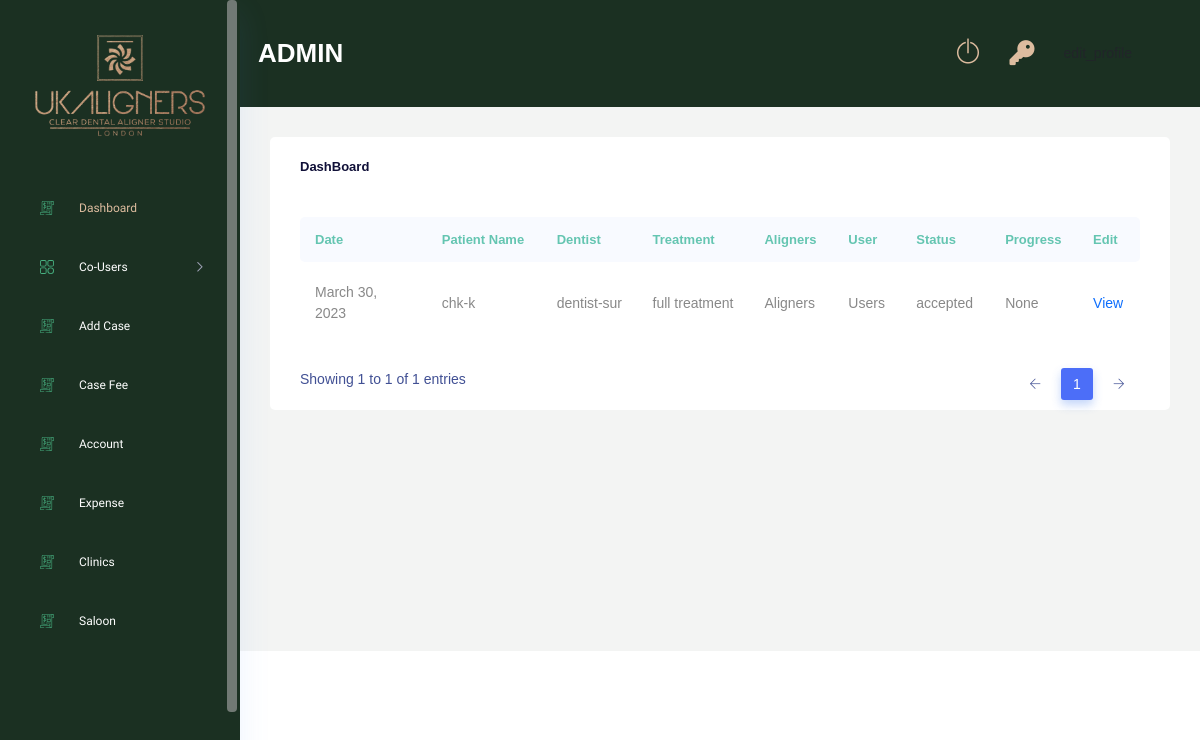
/dashboard/ (signed in), run on an earlier commit of the app's database.
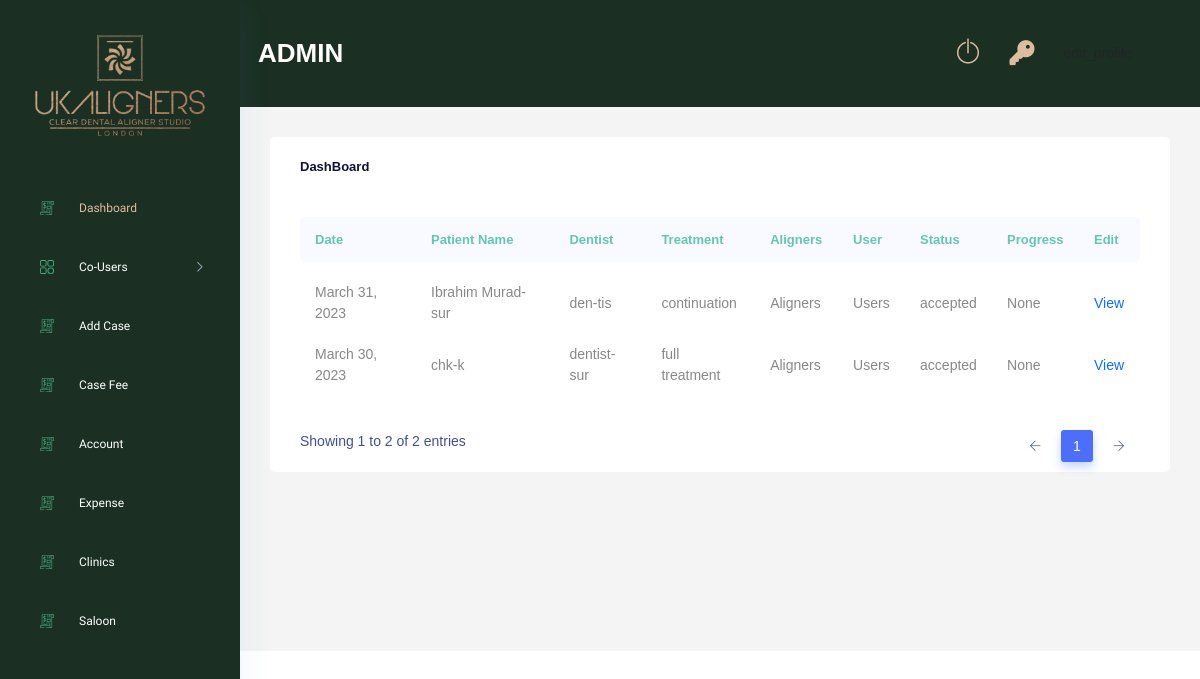
And on a later commit of the database.
### Users/models.py (models this page shows, shortened)
class Account(AbstractBaseUser):
    email 					= models.EmailField(verbose_name="email", max_length=60, unique=True)
    username 				= models.CharField(max_length=130)
    date_joined				= models.DateTimeField(verbose_name='date joined', auto_now_add=True)
    last_login				= models.DateTimeField(verbose_name='last login', auto_now=True)
    is_active				= models.BooleanField(default=True)
    is_staff				= models.BooleanField(default=False)
    is_superuser			= models.BooleanField(default=False)
    is_admin				= models.BooleanField(default=False)
    is_manager   			= models.BooleanField(default=False)
    is_planner   			= models.BooleanField(default=False)
    is_technician   		= models.BooleanField(default=False)
    is_dentist      		= models.BooleanField(default=False)
    is_salon           		= models.BooleanField(default=False)
    is_individual     		= models.BooleanField(default=False)
    is_clinic        		= models.BooleanField(default=False)
    hide_email				= models.BooleanField(default=True)
    USERNAME_FIELD = 'email'
    REQUIRED_FIELDS = ['username']
    objects = MyAccountManager()

### Case/models.py (models this page shows, shortened)
class Case(models.Model):
    GENDER_CHOICES = (
        ("male","male"),
        ("female","female"),
        ("other","other")
        )
    ORTHODONTIC_CHOICES = (
        ("yes","yes"),
        ("no","no")
        )
    TREATMENT_REQUIRED_CHOICES = (
        ("full treatment","full treatment"),
        ("continuation","continuation"),
        ("refinement","refinement"),
        ("retainer","retainer")
    )
    OPTIONAL_TREATMENT = (
        ("replacement","replacement"),
        ("mouthguard","mouthguard"),
        ("smile design","smile design")
    )
    SECTION_CHOICES = (
        ("both arches","both arches"),
        ("upper only","upper only"),
        ("lower only","lower only")
    )
    TREATMENT_CHOICES = (
        ("essential","essential"),
        ("advance","advance"),
        ("comprehensive","comprehensive")
    )
    clinic                          = models.ForeignKey(Clinic, on_delete=models.DO_NOTHING,null=True,blank=True)
    dentist                         = models.ForeignKey(Dentist, on_delete=models.DO_NOTHING, null=True, blank=True)
    saloon_owner                    = models.ForeignKey(Saloon_owner, on_delete=models.DO_NOTHING, null=True, blank=True)
    saloon                          = models.ForeignKey(Saloon, on_delete=models.DO_NOTHING, null=True, blank=True)
    name                            = models.CharField(max_length=250)
    surname                         = models.CharField(max_length=250,null=True, blank=True)
    gender                          = models.CharField(max_length=50,choices=GENDER_CHOICES)
    age                             = models.IntegerField(null=True, blank=True)
    treatment_required              = models.CharField(max_length=100,choices=TREATMENT_REQUIRED_CHOICES)
    optional_treatment              = models.CharField(max_length=100,choices=OPTIONAL_TREATMENT, null=True, blank=True)
    orthodontic_treatment_past      = models.CharField(max_length=10,null=True, blank=True, choices=ORTHODONTIC_CHOICES)
    section                         = models.CharField(max_length=250,null=True, blank=True, choices=SECTION_CHOICES)
    treatment_type                  = models.CharField(max_length=250,null=True, blank=True, choices=TREATMENT_CHOICES)
    upper_jaw                       = models.FileField(upload_to="upper_jaws",null=True, blank=True)
    lower_jaw                       = models.FileField(upload_to="lower_jaws",null=True, blank=True)
    rquest_collection               = models.BooleanField(default=False)
    additional_information          = models.TextField(null=True, blank=True)
    planner                         = models.ForeignKey(Planner,on_delete=models.DO_NOTHING, null=True, blank=True)
    technician                      = models.ForeignKey(Technician,on_delete=models.DO_NOTHING, null=True, blank=True)
    status                          = models.CharField(max_length=250, default="new", null=True, blank=True)
    ortho_id                        = models.CharField(max_length=255, null=True, blank=True)
    aligners_upper                  = models.IntegerField(null=True, blank=True)
    aligners_lower                  = models.IntegerField(null=True, blank=True)
    retainer_upper                  = models.IntegerField(null=True, blank=True)
    retainer_lower                  = models.IntegerField(null=True, blank=True)
    treatment_plan_upper            = models.IntegerField(null=True, blank=True)
    treatment_plan_lower            = models.IntegerField(null=True, blank=True)
    duration                        = models.IntegerField(null=True, blank=True)
    progress                        = models.CharField(max_length=255, null=True, blank=True)
    created_at                      = models.DateField(auto_now_add=True, null=True)
    fee_cleared                     = models.BooleanField(default=False)
    totel_fee                       = models.FloatField(default=0.0,null=True,blank=True)
    manager_paid                    = models.BooleanField(default=False)
    planner_paid                    = models.BooleanField(default=False)
    technician_paid                 = models.BooleanField(default=False)
    refinement                      = models.IntegerField(default=0)
    class Meta:
        verbose_name_plural = "Cases"

### DentistRoll/models.py (models this page shows)
class Dentist(models.Model):
    user                    = models.OneToOneField(Users, on_delete=models.CASCADE)
    surname                 = models.CharField(max_length=150,null=True,blank=True)
    number                  = models.CharField(max_length=150,null=True,blank=True)
    clinic                  = models.ManyToManyField(Clinic)
    manager                 = models.ForeignKey(Manager, on_delete=models.DO_NOTHING, null=True, blank=True)
    discount                = models.IntegerField(null=True, blank=True)
    class Meta:
        verbose_name_plural = "Dentists"
    def __str__(self):
        return self.user.username

### AdminRoll/views.py (the view)
# urls.py: path('dashboard/',views.admin_dashboard, name='admin_dashboard'),
@login_required(login_url='login')
def admin_dashboard(request):
    if request.user.is_admin:
        case_list = Case.objects.all().order_by('-id')
        context = {
            'case_list':case_list
        }
        return render(request,'adminRoll/dashboard.html',context)
    return redirect('login')

### AdminRoll/templates/adminRoll/dashboard.html (shortened to what this page needs)
{% extends 'base.html' %}
{% load static %}
{% block content %}
<div class="main_content_iner ">
    <div class="container-fluid p-0">
        <div class="row justify-content-center">
            <div class="col-lg-12">
                <div class="white_card card_height_100 mb_30">
                    <div class="white_card_header">
                        <div class="box_header m-0">
                            <div class="main-title">
                                <h3 class="m-0">DashBoard</h3>
                            </div>
                        </div>
                    </div>
                    <div class="white_card ">
                        <div class="QA_section plr_30">
                            <div class="QA_table mb_30">
                                <table class="table lms_table_active ">
                                    <thead>
                                        <tr>
                                            <th scope="col">Date</th>
                                            <th scope="col">Patient Name</th>
                                            <th scope="col">Dentist</th>
                                            <th scope="col">Treatment</th>
                                            <th scope="col">Aligners</th>
                                            <th scope="col">User</th>
                                            <th scope="col">Status</th>
                                            <th scope="col">Progress</th>
                                            <th scope="col">Edit</th>
                                        </tr>
                                    </thead>
                                    <tbody>
                                        {% for case in case_list %}
                                        {% if case.status == 'new' %}
                                        <tr class="new-case-tr">
                                        {% else %}
                                        <tr>
                                        {% endif %}
                                            <td>{{ case.created_at }}</td>
                                            <td>
                                                <div class="custom_tooltip">
                                                    {{ case.name }}-{{ case.surname }}
                                                  </div>
                                            </td>
                                            <td>
                                                <div class="custom_tooltip">{{ case.dentist }}-{{ case.dentist.surname }}
                                                  </div>
                                            </td>
                                            <td>
                                                <div class="custom_tooltip">{{ case.treatment_required }}
                                                  </div>
                                            </td>
                                            <td>
                                                <div class="custom_tooltip">Aligners
                                                  </div>
                                            </td>
                                            <td>
                                                <div class="custom_tooltip">Users
                                                  </div>
                                            </td>
                                            <td>{{ case.status }}</td>
                                            <td>{{ case.progress }}</td>
                                            <td>
                                                {% if case.status == "new" %}
                                                <a href="{% url 'DentistRoll:edit_case' case.id %}">View</a>
                                                {% elif case.status == "waiting acceptance" %}
                                                <a href="{% url 'DentistRoll:waiting_case_details' case.id %}">View</a>
                                                {% elif case.status == "accepted" %}
                                                <a href="{% url 'AdminRoll:case_accepted' case.id %}">View</a>
                                                {% elif case.status == "treatment" %}
                                                <a href="{% url 'AdminRoll:case_treatment' case.id %}">View</a>
                                                {% elif case.status == "on-hold" %}
                                                <a href="{% url 'DentistRoll:waiting_case_details' case.id %}">View</a>
                                                {% elif case.status == "review" %}
                                                <a href="{% url 'DentistRoll:waiting_case_details' case.id %}">View</a>
                                                {% elif case.status == "declined" %}
                                                <a href="{% url 'DentistRoll:waiting_case_details' case.id %}">View</a>
                                                {% elif case.status == "tc" %}
                                                <a href="{% url 'AdminRoll:case_treatment' case.id %}">View</a>
                                                {% endif %}
                                            </td>
                                        </tr>
                                        {% endfor %}
                                    </tbody>
                                </table>
                            </div>
                        </div>
                    </div>
                </div>
            </div>
        </div>
    </div>
</div>
{% endblock %}

### templates/layout/navbar.html (shortened to what this page needs)
{% load static %}
<div class="container-fluid g-0">
    <div class="row">
        <div class="col-lg-12 p-0 ">
            <div class="header_iner d-flex justify-content-between align-items-center"
                 style="background: rgb(27, 48, 34)">
                <div class="serach_field-area d-flex align-items-center">
                    <div>
                        <h3 class="mt-2" style="color: white;text-transform: uppercase;">{{ request.user.username }}</h3>
                    </div>
                </div>
                <div class="header_right d-flex justify-content-between align-items-center">
                    <div class="header_notification_warp d-flex align-items-center">
                        <li>
                            <a class="" style="color: #DDBC9FFF" href="{% url 'logout' %}"> <i
                                    class="ti-power-off" style="font-size:25px"></i></a>
                        </li>
                        <li>
                            <a class="" style="color: #DDBC9FFF" href="{% url 'password_reset' %}"> <i
                                    class="fa fa-key"
                                    aria-hidden="true" style="font-size:25px"></i></a>
                        </li>
                        <li>
                        </li>
                    </div>
                </div>
            </div>
        </div>
    </div>
</div>

What changed in the data, as far as the page shows it:
added Case: created_at "March 31, 2023", name "Ibrahim Murad", surname "sur", dentist "den", dentist.surname "tis", treatment_required "continuation", status "accepted", progress "None", shows "View"
Also different on the page:
text written by a page script: "Showing 1 to 1 of 1 entries 1" → "Showing 1 to 2 of 2 entries 1"
